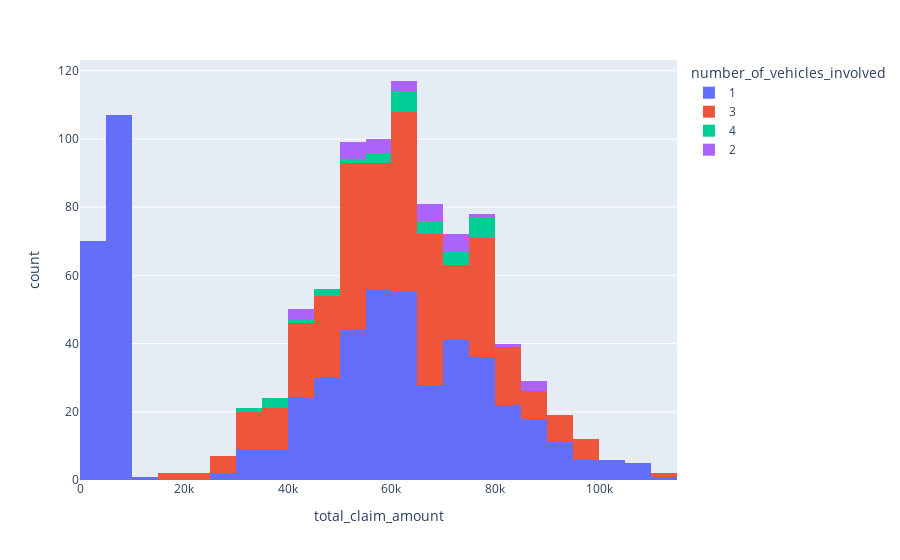

The notebook cell this image was saved under:
### Code cell
fig = px.histogram(df,x="total_claim_amount",color='number_of_vehicles_involved')
fig.show()

### Figure 1 — Plotly figure (JSON) as saved in the notebook; plotly's stock layout.template omitted (floating-point values rounded to 4 significant figures; data arrays with more than 128 entries replaced by an {"elided": "..."} marker saying what was removed)
{"data": [{"alignmentgroup": "True", "bingroup": "x", "hovertemplate": "number_of_vehicles_involved=1<br>total_claim_amount=%{x}<br>count=%{y}<extra></extra>", "legendgroup": "1", "marker": {"color": "#636efa", "pattern": {"shape": ""}}, "name": "1", "offsetgroup": "1", "orientation": "v", "showlegend": true, "type": "histogram", "x": {"elided": "581 int values"}, "xaxis": "x", "yaxis": "y"}, {"alignmentgroup": "True", "bingroup": "x", "hovertemplate": "number_of_vehicles_involved=3<br>total_claim_amount=%{x}<br>count=%{y}<extra></extra>", "legendgroup": "3", "marker": {"color": "#EF553B", "pattern": {"shape": ""}}, "name": "3", "offsetgroup": "3", "orientation": "v", "showlegend": true, "type": "histogram", "x": {"elided": "358 int values"}, "xaxis": "x", "yaxis": "y"}, {"alignmentgroup": "True", "bingroup": "x", "hovertemplate": "number_of_vehicles_involved=4<br>total_claim_amount=%{x}<br>count=%{y}<extra></extra>", "legendgroup": "4", "marker": {"color": "#00cc96", "pattern": {"shape": ""}}, "name": "4", "offsetgroup": "4", "orientation": "v", "showlegend": true, "type": "histogram", "x": [63120, 75600, 64890, 77130, 65070, 69100, 71760, 53400, 77800, 62280, 47700, 66880, 62370, 76890, 39720, 47740, 57700, 76120, 77100, 72840, 42700, 35300, 60600, 38640, 31680, 59070, 60170, 67800, 72800, 59400, 74360], "xaxis": "x", "yaxis": "y"}, {"alignmentgroup": "True", "bingroup": "x", "hovertemplate": "number_of_vehicles_involved=2<br>total_claim_amount=%{x}<br>count=%{y}<extra></extra>", "legendgroup": "2", "marker": {"color": "#ab63fa", "pattern": {"shape": ""}}, "name": "2", "offsetgroup": "2", "orientation": "v", "showlegend": true, "type": "histogram", "x": [68310, 60940, 66950, 74200, 57720, 86060, 55680, 88920, 55440, 63720, 50400, 44110, 77990, 81500, 53820, 51090, 85020, 72400, 65100, 71640, 74700, 40600, 60500, 53680, 41520, 74400, 59300, 53900, 65430, 66550], "xaxis": "x", "yaxis": "y"}], "layout": {"barmode": "relative", "legend": {"title": {"text": "number_of_vehicles_involved"}, "tracegroupgap": 0}, "margin": {"t": 60}, "xaxis": {"anchor": "y", "domain": [0, 1], "title": {"text": "total_claim_amount"}}, "yaxis": {"anchor": "x", "domain": [0, 1], "title": {"text": "count"}}}}
